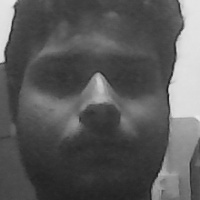
#> input picture voice-assistant/face_sample/user_1.jpg, 200 x 200 px, given in place of the camera
$ python face_sample_collector.py
#> lines starting #> are read from the running program, lines starting #| are printed output that depends on the picture
import cv2
import numpy as np

face_classifier= cv2.CascadeClassifier('C:/Users/Asus/AppData/Local/Programs/Python/Python39/Lib/site-packages/cv2/data/haarcascade_frontalface_default.xml')

def face_extractor(img):
    gray= cv2.cvtColor(img,cv2.COLOR_BGR2GRAY)
    faces = face_classifier.detectMultiScale(gray,
                                         scaleFactor=1.1,
                                         minNeighbors=5,
                                         minSize=(60, 60))

    if faces is():
        return None

    for(x,y,w,h) in faces:
        cropped_faces= img[y:y+h,x:x+w]

    return cropped_faces

cap = cv2.VideoCapture(0)
count=0

while True:
    ret,frame=cap.read()
#> frame is the input picture: shape (200, 200, 3); min 26, max 234, mean 89.3
    if face_extractor(frame) is not None:
#> in face_extractor, `faces = face_classifier.detectMultiScale(gray, scaleFactor=1.1, minNei..`: faces = [[9, 8, 182, 182]]
#> the loop in face_extractor, `for(x,y,w,h) in faces:` made 1 pass
#> pass 1, in face_extractor, `cropped_faces= img[y:y+h,x:x+w]`:
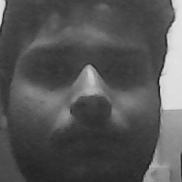
#> cropped_faces: shape (182, 182, 3); min 26, max 230, mean 84.9
        count+=1
#> count = 1
        face= cv2.resize(face_extractor(frame),(200,200))
#> the loop in face_extractor (call 2), `for(x,y,w,h) in faces:` made 1 pass
        face= cv2.cvtColor(face,cv2.COLOR_BGR2GRAY)
#> face: shape (200, 200)
        file_name_path= "C:/Users/Asus/Desktop/AI project/face_sample/user_"+ str(count) + ".jpg"
        cv2.imwrite(file_name_path,face)

        cv2.putText(face,str(count),(50,50),cv2.FONT_HERSHEY_COMPLEX,1,(0,255,0),2)
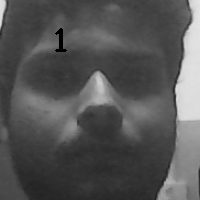
#> face: shape (200, 200); min 0, max 229, mean 84.5
        cv2.imshow("Face Cropper",face)

    else:
        print("face not found")
        pass
    if cv2.waitKey(1)==13 or count==50:
#> (key Esc is pressed here)
        break


cap.release()
cv2.destroyAllWindows()
print('collecting samples complete!!!')
